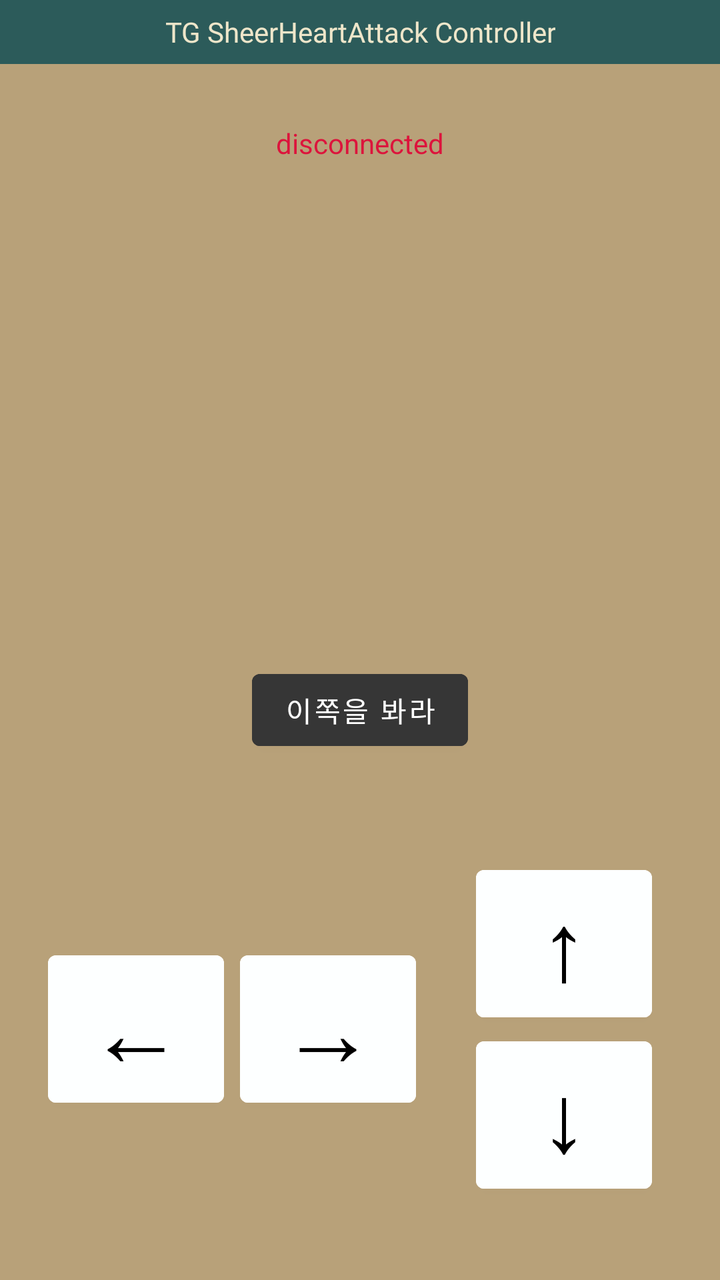
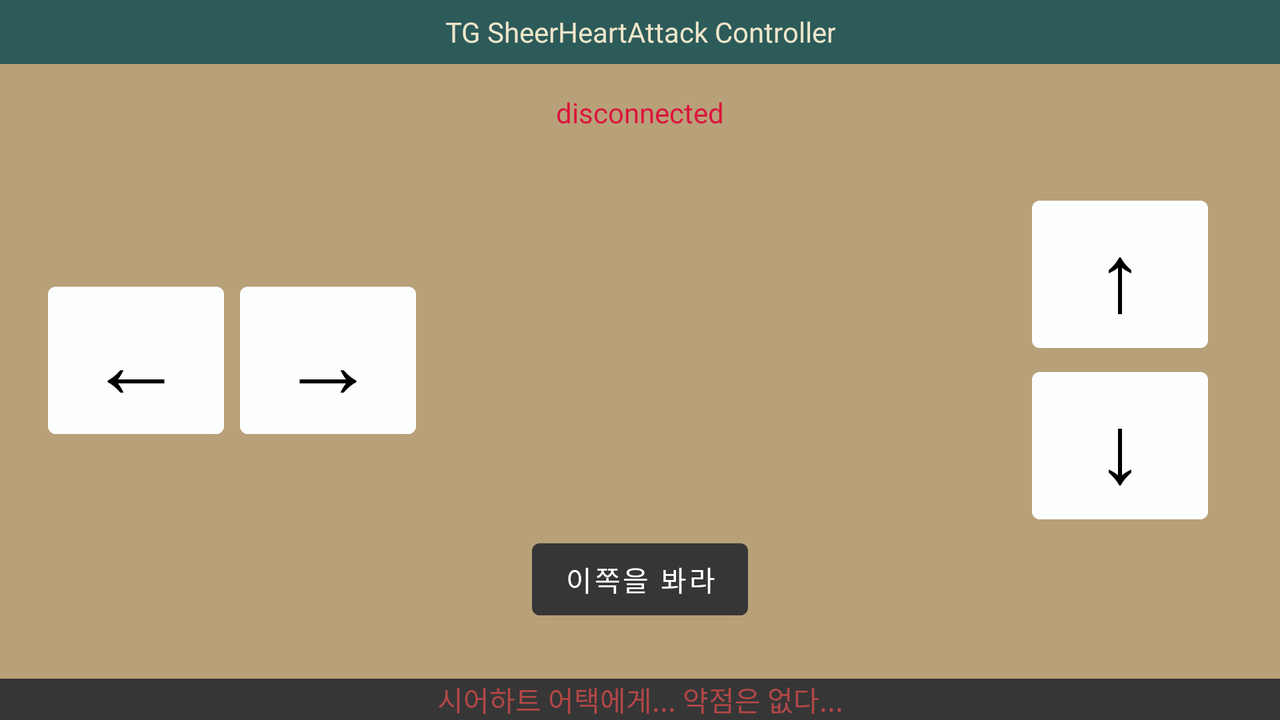

An Android layout and its configuration variant, each rendered on a device that would load it. The default file and the variant file are quoted in full after the pictures.
<!-- AndroidManifest.xml: application theme Theme.TGSheerHeartAttack -->
<!-- res/layout/activity_main.xml -->
<?xml version="1.0" encoding="utf-8"?>
<androidx.constraintlayout.widget.ConstraintLayout xmlns:android="http://schemas.android.com/apk/res/android"
    xmlns:app="http://schemas.android.com/apk/res-auto"
    xmlns:tools="http://schemas.android.com/tools"
    android:layout_width="match_parent"
    android:layout_height="match_parent"
    android:background="#b8a179"
    android:visibility="visible">

    <LinearLayout
        android:layout_width="match_parent"
        android:layout_height="match_parent"
        android:orientation="vertical">

        <FrameLayout
            android:layout_width="match_parent"
            android:layout_height="32dp"
            android:layout_marginBottom="30dp"
            android:background="#2C5B5A">

            <TextView
                android:layout_gravity="center"
                android:id="@+id/textView"
                android:layout_width="wrap_content"
                android:layout_height="wrap_content"
                android:fontFamily="@font/noto_sans_bold"
                android:text="TG SheerHeartAttack Controller"
                android:textAlignment="center"
                android:textColor="#eee6ca" />
        </FrameLayout>

        <TextView
            android:id="@+id/status_text"
            android:layout_width="wrap_content"
            android:layout_height="wrap_content"
            android:layout_gravity="center"
            android:textColor="#DC143C"
            android:text="disconnected" />

        <FrameLayout
            android:layout_width="200dp"
            android:layout_height="200dp"
            android:layout_gravity="center"
            android:layout_marginBottom="50dp">

            <ImageView
                android:layout_gravity="center"
                android:layout_width="match_parent"
                android:layout_height="match_parent"
                android:src="@drawable/skull" />

            <Button
                android:id="@+id/connect"
                android:background="@android:color/transparent"
                android:layout_width="match_parent"
                android:layout_height="match_parent" />

        </FrameLayout>

        <Button
            android:id="@+id/sha"
            android:layout_gravity="center"
            android:layout_width="wrap_content"
            android:layout_height="wrap_content"
            android:backgroundTint="#363636"
            android:text="이쪽을 봐라"
            android:layout_marginBottom="50dp" />

        <LinearLayout
            android:layout_width="match_parent"
            android:layout_height="wrap_content"
            android:gravity="center_vertical"
            android:orientation="horizontal">

            <LinearLayout
                android:layout_width="wrap_content"
                android:layout_height="wrap_content"
                android:gravity="center"
                android:orientation="horizontal"
                android:layout_marginStart="24dp"
                android:layout_marginEnd="30dp">

                <Button
                    style="@style/Widget.App.Button.Controller"
                    android:id="@+id/turn_left_btn"
                    android:layout_height="wrap_content"
                    android:layout_width="wrap_content"
                    android:text="←"
                    android:layout_marginEnd="8dp" />

                <Button
                    style="@style/Widget.App.Button.Controller"
                    android:id="@+id/turn_right_btn"
                    android:layout_width="wrap_content"
                    android:layout_height="wrap_content"
                    android:text="→" />
            </LinearLayout>

            <Space
                android:layout_width="0dp"
                android:layout_height="match_parent"
                android:layout_weight="1" />

            <LinearLayout
                android:layout_width="wrap_content"
                android:layout_height="wrap_content"
                android:orientation="vertical"
                android:layout_marginEnd="36dp">

                <Button
                    style="@style/Widget.App.Button.Controller"
                    android:id="@+id/go_btn"
                    android:layout_gravity="center"
                    android:layout_width="wrap_content"
                    android:layout_height="wrap_content"
                    android:text="↑" />

                <Button
                    style="@style/Widget.App.Button.Controller"
                    android:id="@+id/back_btn"

                    android:layout_width="wrap_content"
                    android:layout_height="wrap_content"
                    android:layout_gravity="center"
                    android:text="↓" />
            </LinearLayout>


        </LinearLayout>

        <TextView
            android:layout_marginTop="60dp"
            android:layout_width="wrap_content"
            android:layout_height="wrap_content"
            android:textSize="24sp"
            android:text="가로화면을 권장함"
            android:layout_gravity="center"
            android:textColor="#DEDCF9" />

        <Space
            android:layout_width="match_parent"
            android:layout_height="0dp"
            android:layout_weight="1" />

        <TextView
            android:layout_width="match_parent"
            android:layout_height="wrap_content"
            android:background="#363636"
            android:text="시어하트 어택에게... 약점은 없다..."
            android:textAlignment="center"
            android:textColor="#B34747"
            tools:ignore="TextContrastCheck" />
    </LinearLayout>


</androidx.constraintlayout.widget.ConstraintLayout>
<!-- resources referenced by this layout -->
<resources>
  <style name="Widget.App.Button.Controller" parent="Widget.MaterialComponents.Button">
          <item name="android:textColor">@color/black</item>
          <item name="android:backgroundTint">@color/controller_button_tint</item>
          <item name="android:fontFamily">@font/noto_sans_bold</item>
          <item name="android:textSize">48sp</item>
      </style>
  <style name="Theme.TGSheerHeartAttack" parent="Theme.MaterialComponents.Light.NoActionBar">
          
          <item name="colorPrimary">@color/purple_500</item>
          <item name="colorPrimaryVariant">@color/purple_700</item>
          <item name="colorOnPrimary">@color/white</item>
          
          <item name="colorSecondary">@color/teal_200</item>
          <item name="colorSecondaryVariant">@color/teal_700</item>
          <item name="colorOnSecondary">@color/black</item>
          
          <item name="android:statusBarColor">?attr/colorPrimaryVariant</item>
          
      </style>
  <color name="black">#FF000000</color>
  <color name="purple_500">#FF6200EE</color>
  <color name="purple_700">#FF3700B3</color>
  <color name="white">#FFFFFFFF</color>
  <color name="teal_200">#FF03DAC5</color>
  <color name="teal_700">#FF018786</color>
</resources>
<!-- res/layout-land/activity_main.xml (the repository's variant of the layout above) -->
<!-- drawn on the phone turned sideways -->
<?xml version="1.0" encoding="utf-8"?>
<androidx.constraintlayout.widget.ConstraintLayout xmlns:android="http://schemas.android.com/apk/res/android"
    xmlns:app="http://schemas.android.com/apk/res-auto"
    android:layout_width="match_parent"
    android:layout_height="match_parent"
    android:background="#b8a179">

    <FrameLayout
        android:id="@+id/header_container"
        android:layout_width="0dp"
        android:layout_height="32dp"
        android:background="#2C5B5A"
        app:layout_constraintEnd_toEndOf="parent"
        app:layout_constraintStart_toStartOf="parent"
        app:layout_constraintTop_toTopOf="parent">

        <TextView
            android:id="@+id/textView"
            android:layout_width="wrap_content"
            android:layout_height="wrap_content"
            android:layout_gravity="center"
            android:fontFamily="@font/noto_sans_bold"
            android:text="TG SheerHeartAttack Controller"
            android:textAlignment="center"
            android:textColor="#eee6ca" />
    </FrameLayout>

    <LinearLayout
        android:id="@+id/skull_container"
        android:layout_width="wrap_content"
        android:layout_height="wrap_content"
        android:gravity="center"
        android:orientation="vertical"
        app:layout_constraintBottom_toBottomOf="parent"
        app:layout_constraintEnd_toEndOf="parent"
        app:layout_constraintStart_toStartOf="parent"
        app:layout_constraintTop_toTopOf="parent">

        <TextView
            android:id="@+id/status_text"
            android:layout_width="wrap_content"
            android:layout_height="wrap_content"
            android:layout_gravity="center"
            android:text="disconnected"
            android:textColor="#DC143C" />

        <FrameLayout
            android:layout_width="200dp"
            android:layout_height="200dp"
            android:layout_gravity="center">

            <ImageView
                android:layout_width="match_parent"
                android:layout_height="match_parent"
                android:layout_gravity="center"
                android:src="@drawable/skull" />

            <Button
                android:id="@+id/connect"
                android:layout_width="match_parent"
                android:layout_height="match_parent"
                android:background="@android:color/transparent" />

        </FrameLayout>

        <Button
            android:id="@+id/sha"
            android:layout_width="wrap_content"
            android:layout_height="wrap_content"
            android:layout_gravity="center"
            android:backgroundTint="#363636"
            android:text="이쪽을 봐라" />
    </LinearLayout>

    <LinearLayout
        android:id="@+id/left_right_buttons"
        android:layout_width="wrap_content"
        android:layout_height="wrap_content"
        android:layout_marginStart="24dp"
        android:gravity="center"
        android:orientation="horizontal"
        app:layout_constraintBottom_toBottomOf="parent"
        app:layout_constraintStart_toStartOf="parent"
        app:layout_constraintTop_toTopOf="parent">

        <Button
            android:id="@+id/turn_left_btn"
            style="@style/Widget.App.Button.Controller"
            android:layout_width="wrap_content"
            android:layout_height="wrap_content"
            android:layout_marginEnd="8dp"
            android:text="←" />

        <Button
            android:id="@+id/turn_right_btn"
            style="@style/Widget.App.Button.Controller"
            android:layout_width="wrap_content"
            android:layout_height="wrap_content"
            android:text="→" />
    </LinearLayout>

    <LinearLayout
        android:id="@+id/up_down_buttons"
        android:layout_width="wrap_content"
        android:layout_height="wrap_content"
        android:layout_marginEnd="36dp"
        android:orientation="vertical"
        app:layout_constraintBottom_toBottomOf="parent"
        app:layout_constraintEnd_toEndOf="parent"
        app:layout_constraintTop_toTopOf="parent">

        <Button
            android:id="@+id/go_btn"
            style="@style/Widget.App.Button.Controller"
            android:layout_width="wrap_content"
            android:layout_height="wrap_content"
            android:layout_gravity="center"
            android:text="↑" />

        <Button
            android:id="@+id/back_btn"
            style="@style/Widget.App.Button.Controller"
            android:layout_width="wrap_content"
            android:layout_height="wrap_content"
            android:layout_gravity="center"
            android:text="↓" />
    </LinearLayout>

    <TextView
        android:id="@+id/footer_text"
        android:layout_width="match_parent"
        android:layout_height="wrap_content"
        android:background="#363636"
        android:text="시어하트 어택에게... 약점은 없다..."
        android:textAlignment="center"
        android:textColor="#B34747"
        app:layout_constraintBottom_toBottomOf="parent"
        app:layout_constraintEnd_toEndOf="parent"
        app:layout_constraintStart_toStartOf="parent" />

</androidx.constraintlayout.widget.ConstraintLayout>
